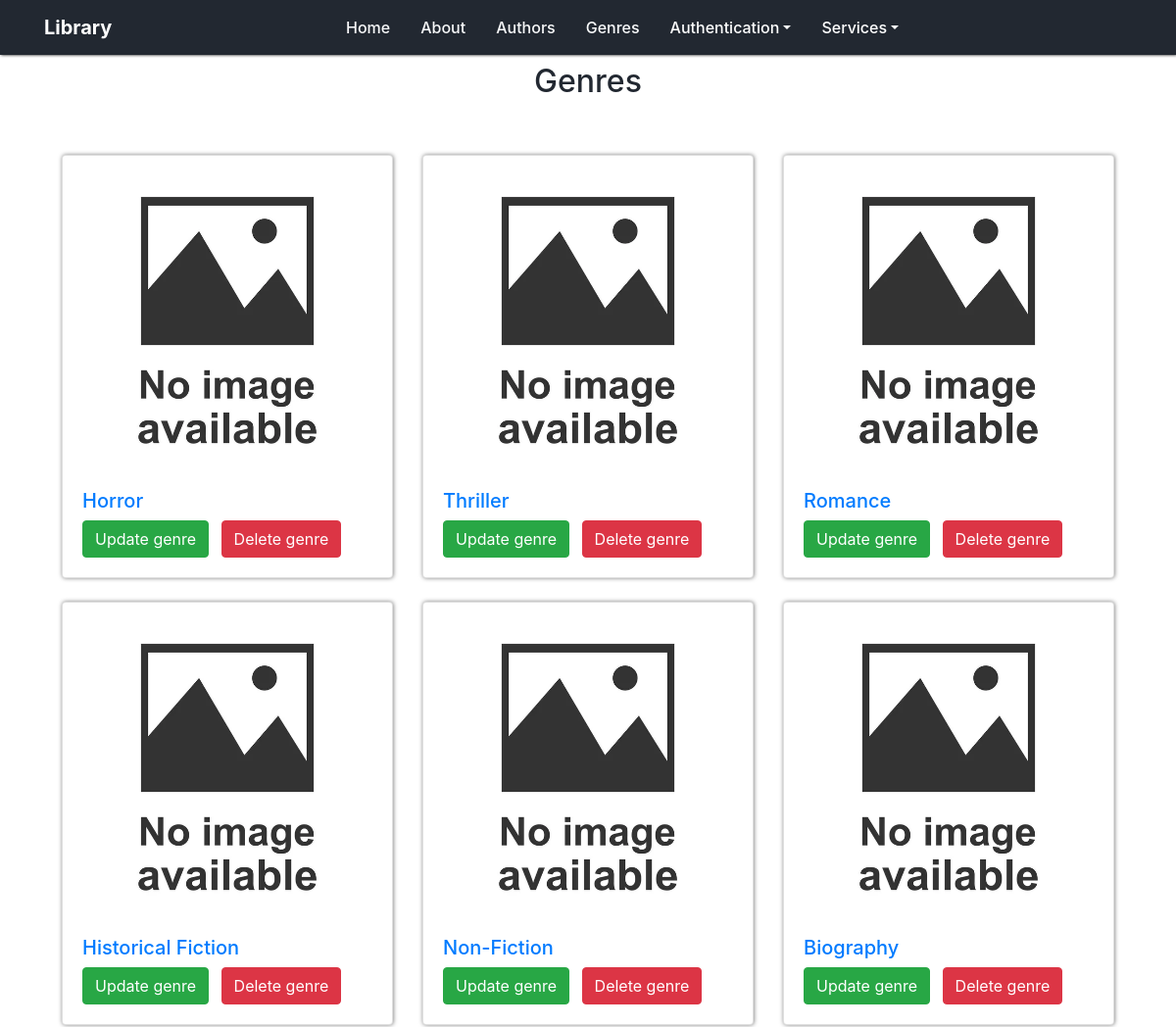
/library/genres/ (upper part), run on an earlier commit of the app's database.
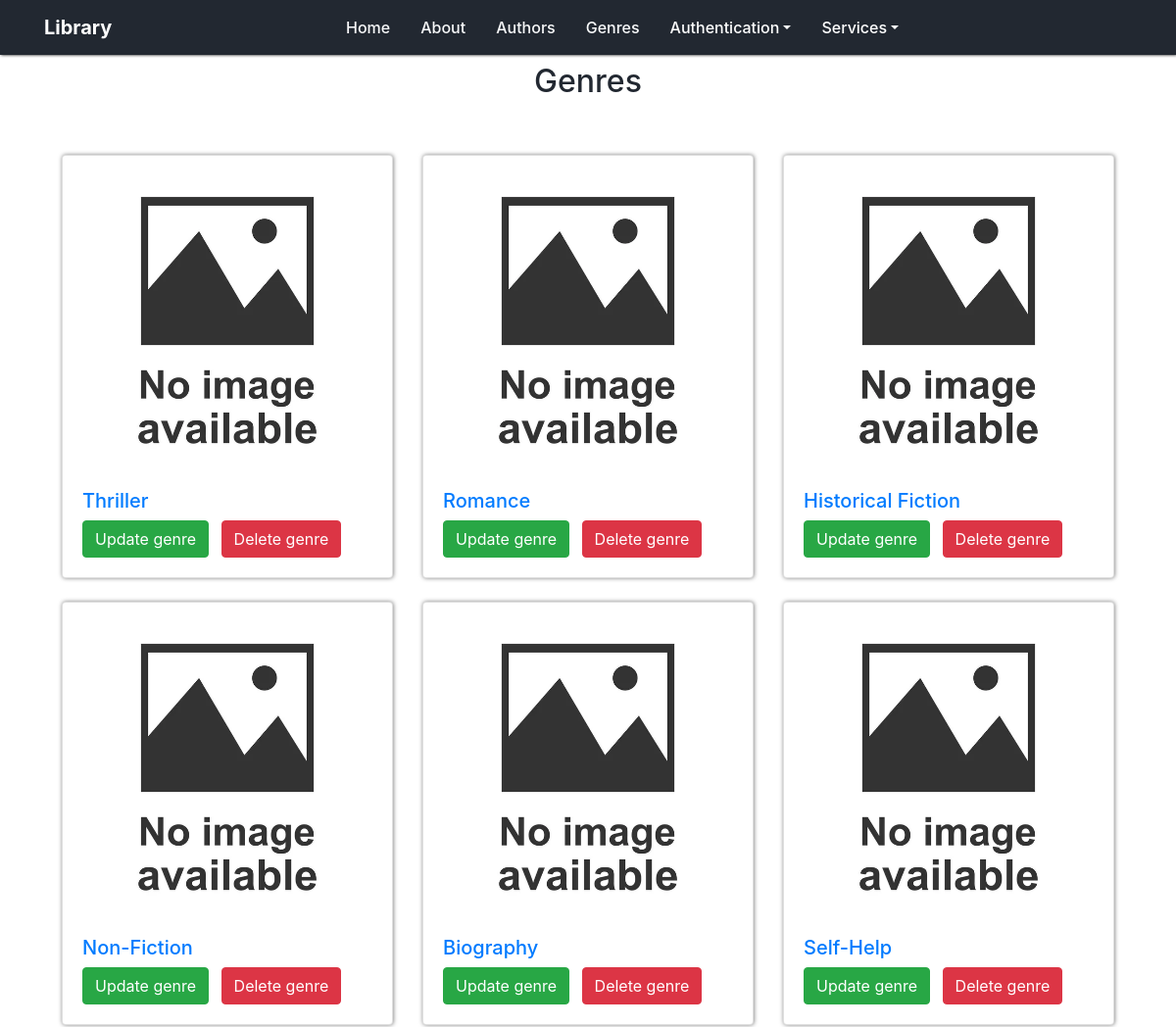
And on a later commit of the database.
### library/models.py (models this page shows, shortened)
class Genre(models.Model):
    genre = models.CharField(max_length=100, db_index=True)

### library/views.py (the view)
# urls.py: path('genres/', views.genres, name='genres'),
def genres(request):
    genres = Genre.objects.all()
    context = {"title": "Genres", 'genres': genres}
    return render(request, 'library/genres.html', context=context)

### library/templatetags/tags.py (called while the page is built)
@register.simple_tag()
def get_menu():
    return views.menu

@register.simple_tag()
def get_manage_menu():
    return views.manage_menu

@register.simple_tag()
def get_year():
    return datetime.now().year

### library/templates/library/genres.html
{%extends 'base.html'%}
{% load tags %}
{% load static %}
{%block content%}
<h2> {{title}} </h2>
<div class="container pt-5">
    <div class="row">
        {% for genre in genres %}
            <div class="col-md-4 mb-4">
                <div class="card h-100 card-shadow">
                    {% if genre.image %}
                        <a href="{% url 'genre_by_id' genre.id %}"><img src="{% static 'library/images/{{ genre.image }}' %}"
                             class="card-img-top" alt="{{genre.title}}"></a>
                    {% else %}
                        <a href="{% url 'genre_by_id' genre.id %}"><img src="{% static 'library/images/default-book.jpg' %}"
                             class="card-img-top" alt="{{genre.title}}"></a>
                    {% endif %}
                    <div class="card-body mt-n3">
                        <h5><a href="{% url 'genre_by_id' genre.id %}">{{ genre.genre }}</a></h5>
                        <a class="btn btn-success" href="{% url 'update_genre' genre.id %}"> Update genre </a>
                        <a class="btn btn-danger ml-2" href="{% url 'delete_genre' genre.id %}"> Delete genre </a>
                    </div>
                </div>
            </div>
        {% endfor %}
    </div>
</div>
{%endblock%}

What changed in the data, as far as the page shows it:
removed Genre: genre "Horror"
now on this page (row unchanged): Genre: genre "Self-Help"
